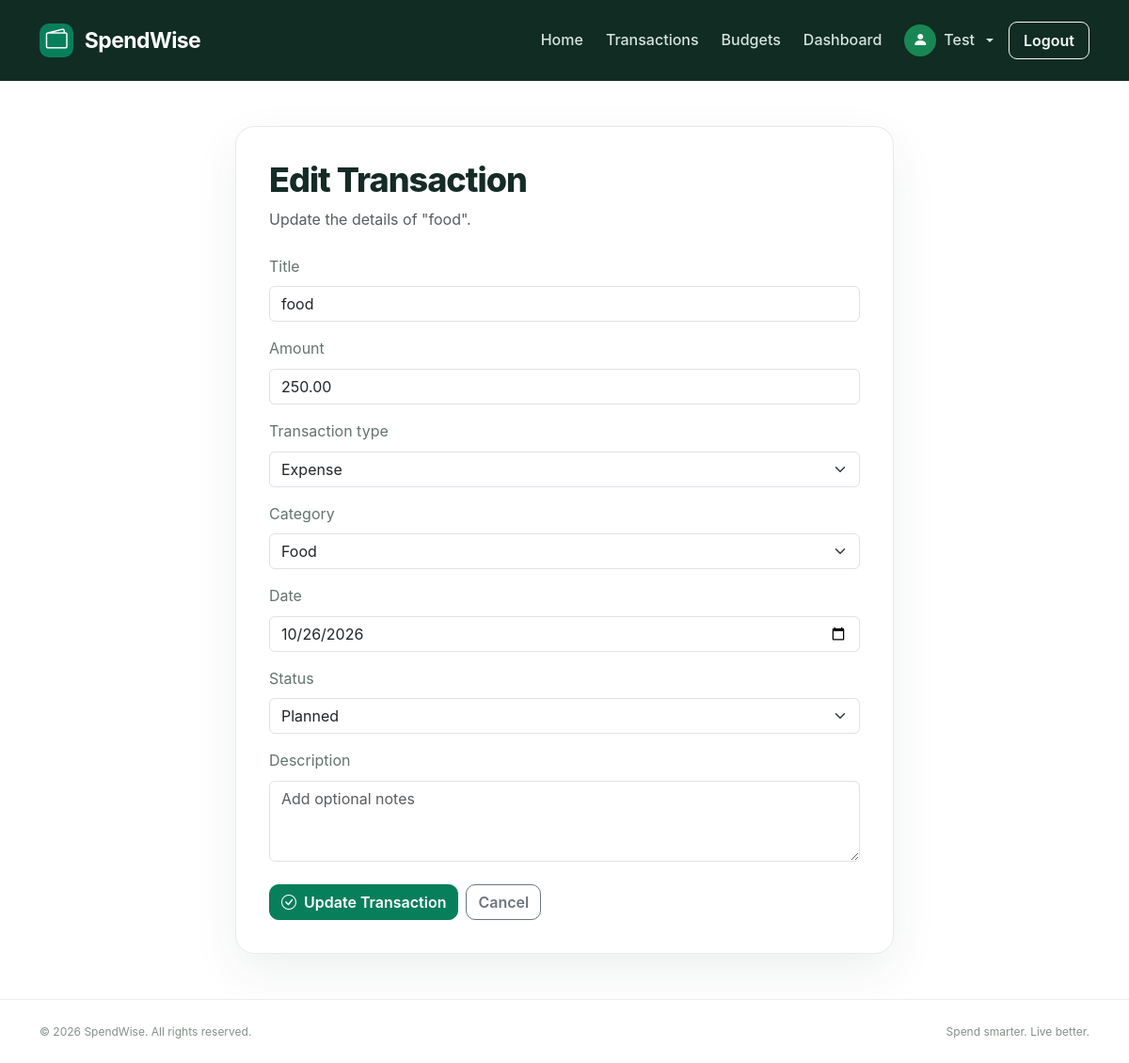
The page /transactions/24/edit/ (signed in) on the database as committed earlier.
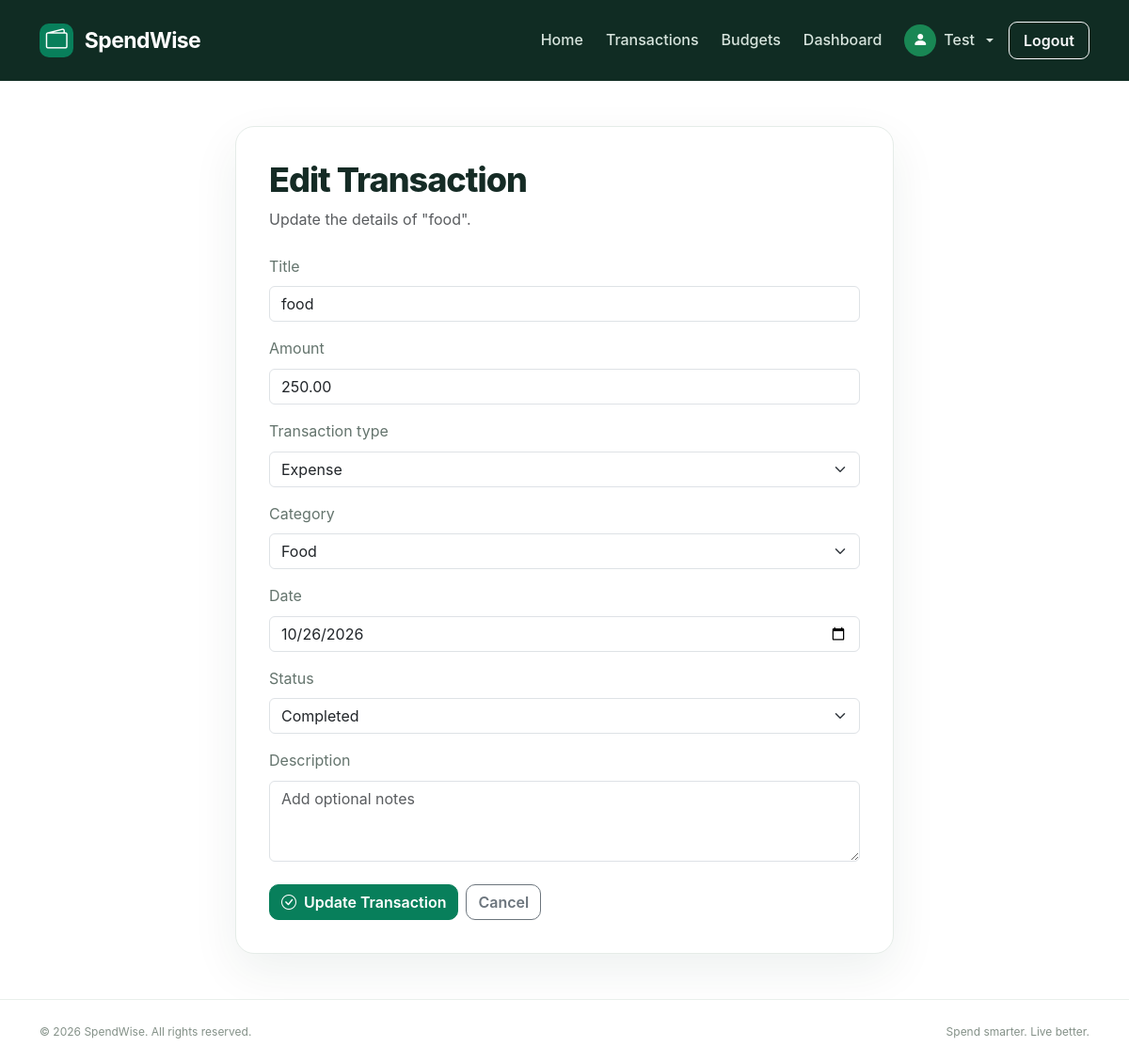
The same page on the database as committed later.
### transactions/models.py (models this page shows, shortened)
class Transaction(models.Model):
    TRANSACTION_TYPES = [
        ('income', 'Income'),
        ('expense', 'Expense'),
    ]
    STATUS_CHOICES = [
        ('planned', 'Planned'),
        ('completed', 'Completed'),
    ]
    status = models.CharField(
        max_length=10,
        choices=STATUS_CHOICES,
        default='completed',
    )
    CATEGORY_CHOICES = [
        ('salary', 'Salary'),
        ('food', 'Food'),
        ('transport', 'Transport'),
        ('shopping', 'Shopping'),
        ('bills', 'Bills & Utilities'),
        ('health', 'Health'),
        ('education', 'Education'),
        ('entertainment', 'Entertainment'),
        ('grocery','Grocery'),
        ('other', 'Other'),
    ]
    user = models.ForeignKey(
        User,
        on_delete=models.CASCADE,
        related_name='transactions'
    )
    title = models.CharField(max_length=100)
    amount = models.DecimalField(
        max_digits=12,
        decimal_places=2,
        validators=[MinValueValidator(0.01)]
    )
    transaction_type = models.CharField(
        max_length=10,
        choices=TRANSACTION_TYPES
    )
    category = models.CharField(
        max_length=20,
        choices=CATEGORY_CHOICES,
        default='other'
    )
    date = models.DateField()
    description = models.TextField(blank=True)
    created_at = models.DateTimeField(auto_now_add=True)
    updated_at = models.DateTimeField(auto_now=True)
    class Meta:
        ordering = ['-date', '-created_at']

### transactions/views.py (the view)
# urls.py: path('<int:pk>/edit/', views.edit_transaction, name='edit_transaction'),
@login_required
def edit_transaction(request, pk):
    transaction = get_object_or_404(
        Transaction,
        pk=pk,
        user=request.user
    )
    old_category = transaction.category
    old_date = transaction.date
    old_type = transaction.transaction_type
    old_status = transaction.status
    if request.method == 'POST':
        form = TransactionForm(request.POST, instance=transaction)
        if form.is_valid():
            updated_transaction = form.save()
            if old_type == 'expense' and old_status == 'completed':
                check_budget_email_safely(
                    request.user,
                    old_category,
                    old_date
                )
            if (
                updated_transaction.transaction_type == 'expense'
                and updated_transaction.status == 'completed'
            ):
                check_budget_email_safely(
                    request.user,
                    updated_transaction.category,
                    updated_transaction.date
                )
            messages.success(
                request,
                'Transaction updated successfully.'
            )
            return redirect('transaction_list')
    else:
        form = TransactionForm(instance=transaction)
    return render(
        request,
        'transactions/edit_transaction.html',
        {
            'form': form,
            'transaction': transaction,
        }
    )

### templates/transactions/edit_transaction.html (shortened to what this page needs)
{% extends 'base.html' %}
{% block content %}
<section class="container py-5">
    <div class="transaction-form-card">
        <div class="mb-4">
            <h1>Edit Transaction</h1>
            <p class="text-muted">
                Update the details of "{{ transaction.title }}".
            </p>
        </div>
        <form method="POST">
            {% for field in form %}
                <div class="mb-3">
                    <label for="{{ field.id_for_label }}"
                           class="form-label">
                        {{ field.label }}
                    </label>
                    {{ field }}
                </div>
            {% endfor %}
            <div class="d-flex gap-2 mt-4">
                <button type="submit" class="btn btn-primary">
                    <i class="bi bi-check-circle me-1"></i>
                    Update Transaction
                </button>
                <a href="{% url 'transaction_list' %}"
                   class="btn btn-outline-secondary">
                    Cancel
                </a>
            </div>
        </form>
    </div>
</section>
{% endblock %}

Rows that differ between the two databases and show on the page:
changed Transaction "food": status "Planned" → "Completed"
